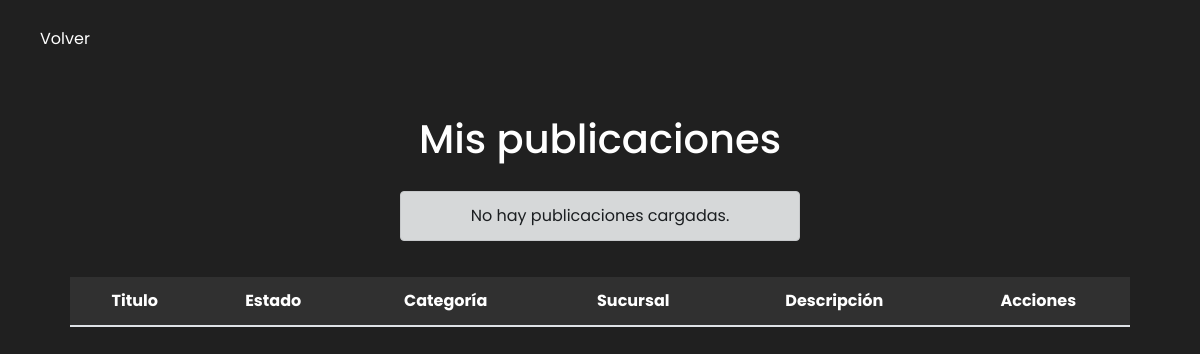
/mis-publicaciones (signed in), run on an earlier commit of the app's database.
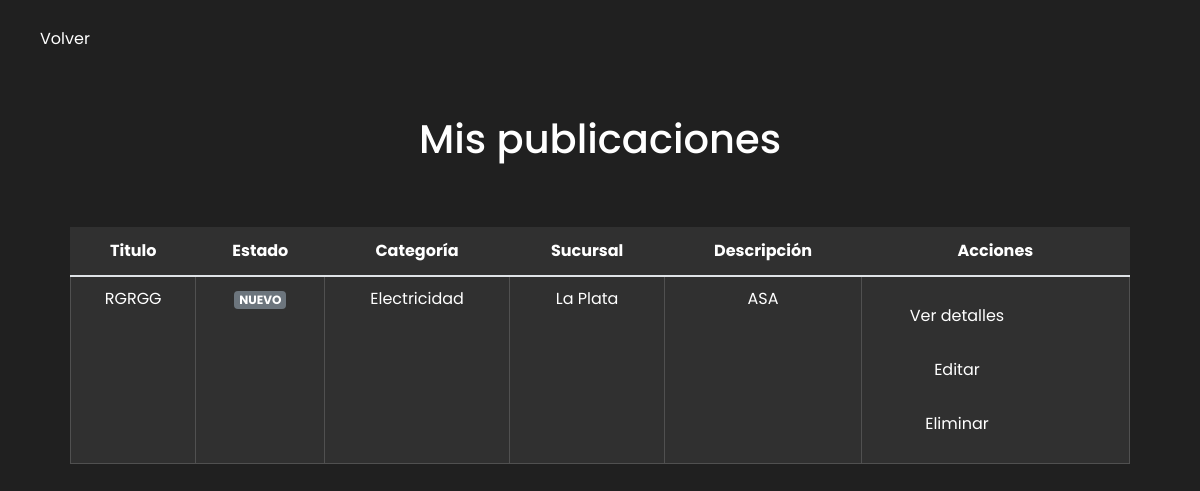
And on a later commit of the database.
### vista_usuario/models.py (models this page shows)
class Publicacion(models.Model):
    NUEVO = 'nuevo'
    USADO = 'usado'
    ESTADOS_CHOICES = [
        (NUEVO, 'Nuevo'),
        (USADO, 'Usado'),
    ]
    CATEGORIA_CHOICES = [
        ('Electricidad', 'Electricidad'),
        ('Ferretería general', 'Ferretería general'),
        ('Construcción', 'Construcción'),
        ('Herramientas', 'Herramientas'),
        ('Jardinería', 'Jardinería'),
        ('Protección personal', 'Protección personal'),
    ]
    titulo = models.CharField(max_length=100)
    estado = models.CharField(max_length=10, choices=ESTADOS_CHOICES, default=NUEVO)
    categoria = models.CharField(max_length=50, choices=CATEGORIA_CHOICES)
    sucursal = models.ForeignKey(Sucursal, on_delete=models.SET_NULL, null=True)
    descripcion = models.TextField()
    autor = models.ForeignKey(User, on_delete=models.CASCADE)
    es_privada = models.BooleanField(default=False)
    parte_oferta = models.BooleanField(default=False)
    imagenes = models.ManyToManyField(
        'Imagen',
        related_name='publicaciones',
    )  # Relación ManyToMany con Imagen

### vista_administrador/models.py (models this page shows)
class Sucursal(models.Model):
    nombre = models.CharField(max_length=100)
    direccion = models.CharField(max_length=100)

### ferreplus/modulos/modulos_inicio_sesion.py (the view)
    def wrapper(request, *args, **kwargs):
        if not request.user.is_authenticated or request.user.is_staff or request.user.is_superuser:
            return HttpResponse("No tienes permiso para acceder a esta página.")
        return view_func(request, *args, **kwargs)

### ferreplus/modulos/modulos_inicio_sesion.py (called while the page is built)
def normal_required(view_func):
    def wrapper(request, *args, **kwargs):
        if not request.user.is_authenticated or request.user.is_staff or request.user.is_superuser:
            return HttpResponse("No tienes permiso para acceder a esta página.")
        return view_func(request, *args, **kwargs)
    return wrapper

### vista_usuario/middelwares/middelware.py (called while the page is built)
    def __call__(self, request):
        response = self.get_response(request)
        if request.path == reverse('cerrar_sesion') and request.user.is_authenticated:
            return redirect('inicio')  # Redirige a la página de inicio después de cerrar sesión
        return response

### vista_usuario/views.py (called while the page is built, shortened)
@login_required
@normal_required
def mis_publicaciones(request):
    publicaciones = Publicacion.objects.filter(autor=request.user)
    if len(publicaciones) == 0:
        error = 'No hay publicaciones cargadas.'
        return render(request, os.path.join(TEMPLATE_DIR, 'vista_usuario','mis_publicaciones.html'), {'publicaciones': publicaciones, 'error' : error})
    else:
        return render(request, os.path.join(TEMPLATE_DIR, 'vista_usuario','mis_publicaciones.html'), {'publicaciones': publicaciones})

### templates/vista_usuario/mis_publicaciones.html (shortened to what this page needs)
<!DOCTYPE html>
<html lang="es">
<head>
    <link href="https://stackpath.bootstrapcdn.com/bootstrap/4.5.2/css/bootstrap.min.css" rel="stylesheet">
    <link href="https://cdn.jsdelivr.net/npm/bootstrap-icons@1.10.3/font/bootstrap-icons.css" rel="stylesheet">
    <link href='https://unpkg.com/boxicons@2.1.4/css/boxicons.min.css' rel='stylesheet'>
    {% load static %}
    <link rel="stylesheet" type="text/css" href="{% static 'css/mis_publicaciones.css' %}">
</head>
<body>
    <div class="custom-container">
        <button id="BotonVolver" class="btn btn-secondary">
          <a href="{% url 'pagina_principal' %}">
            <i class='bx bx-chevron-left'>
              <span>Volver</span>
            </i>
          </a>
        </button>
    </div>
    <div class="container">
        <div id="Header">
            <h1>Mis publicaciones</h1>
            <div class="mb-3 text-center">
                {% if error %}
                    <div class="alert alert-dark" role="alert">{{ error }}</div>
                {% endif %}
            </div>
        </div>
        <div class="mb-3">
            <table class="table">
                <thead>
                    <th class="text-center">Titulo</th>
                    <th class="text-center">Estado</th>
                    <th class="text-center">Categoría</th>
                    <th class="text-center">Sucursal</th>
                    <th class="text-center">Descripción</th>
                    <th class="text-center">Acciones</th>
                </thead>
                {% for publicacion in publicaciones %}
                <tr>
                    <td class="text-center">{{ publicacion.titulo }}</td>
                    <td class="text-center">
                        <span class="badge badge-secondary">{{ publicacion.estado|upper }}</span>
                    </td>
                    <td class="text-center">{{ publicacion.categoria }}</td>
                    <td class="text-center">{{ publicacion.sucursal.nombre }}</td>
                    <td class="text-center">{{ publicacion.descripcion }}</td>
                    <td class="text-center">
                        <div class="d-flex">
                            <div class="btn-group-vertical">
                                <button class="btn btn-primary" data-toggle="modal" data-target="#detallesPublicacionModal{{ publicacion.id }}">
                                    <i class='bx bx-detail'></i>
                                    <span>Ver detalles</span>
                                </button>
                                <button class="btn btn-primary">
                                    <a href="{% url 'editar_publicacion' publicacion.id %}" class="btn btn-primary">
                                        <i class='bx bx-edit'></i>
                                        <span>Editar</span>
                                    </a>
                                </button>
                                <button class="btn btn-danger">
                                    <i class='bx bx-trash'></i>
                                        <span>Eliminar</span>
                                </button>
                            </div>
                        </div>
                    </td>
                </tr>
                {% endfor %}
            </table>
        </div>
    </div>
</body>
</html>

What changed in the data, as far as the page shows it:
added Publicacion: titulo "RGRGG", estado "NUEVO", categoria "Electricidad", sucursal.nombre "La Plata", descripcion "ASA"
Also different on the page:
{{ error }}: "No hay publicaciones cargadas." → (not shown)
